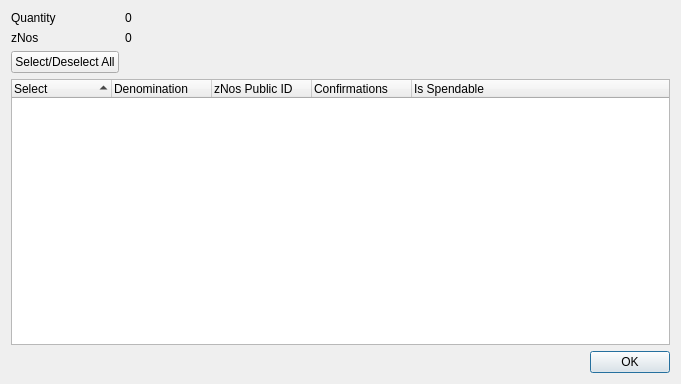
<?xml version="1.0" encoding="UTF-8"?>
<ui version="4.0">
 <class>ZNosControlDialog</class>
 <widget class="QDialog" name="ZNosControlDialog">
  <property name="geometry">
   <rect>
    <x>0</x>
    <y>0</y>
    <width>681</width>
    <height>384</height>
   </rect>
  </property>
  <property name="minimumSize">
   <size>
    <width>681</width>
    <height>384</height>
   </size>
  </property>
  <property name="windowTitle">
   <string>Select zNos to Spend</string>
  </property>
  <layout class="QGridLayout" name="gridLayout">
   <item row="0" column="0">
    <layout class="QFormLayout" name="formLayout">
     <property name="sizeConstraint">
      <enum>QLayout::SetDefaultConstraint</enum>
     </property>
     <item row="0" column="0">
      <widget class="QLabel" name="labelQuantity">
       <property name="text">
        <string>Quantity</string>
       </property>
      </widget>
     </item>
     <item row="0" column="1">
      <widget class="QLabel" name="labelQuantity_int">
       <property name="text">
        <string>0</string>
       </property>
      </widget>
     </item>
     <item row="1" column="0">
      <widget class="QLabel" name="labelZNos">
       <property name="text">
        <string>zNos</string>
       </property>
      </widget>
     </item>
     <item row="1" column="1">
      <widget class="QLabel" name="labelZNos_int">
       <property name="text">
        <string>0</string>
       </property>
      </widget>
     </item>
     <item row="2" column="0">
      <widget class="QPushButton" name="pushButtonAll">
       <property name="text">
        <string>Select/Deselect All</string>
       </property>
      </widget>
     </item>
    </layout>
   </item>
   <item row="1" column="0">
    <layout class="QVBoxLayout" name="verticalLayout">
     <item>
      <widget class="QTreeWidget" name="treeWidget">
       <property name="minimumSize">
        <size>
         <width>0</width>
         <height>250</height>
        </size>
       </property>
       <property name="alternatingRowColors">
        <bool>true</bool>
       </property>
       <property name="sortingEnabled">
        <bool>true</bool>
       </property>
       <property name="columnCount">
        <number>5</number>
       </property>
       <attribute name="headerDefaultSectionSize">
        <number>100</number>
       </attribute>
       <column>
        <property name="text">
         <string notr="true">Select</string>
        </property>
       </column>
       <column>
        <property name="text">
         <string notr="true">Denomination</string>
        </property>
       </column>
       <column>
        <property name="text">
         <string notr="true">zNos Public ID</string>
        </property>
       </column>
       <column>
        <property name="text">
         <string notr="true">Confirmations</string>
        </property>
       </column>
       <column>
        <property name="text">
         <string>Is Spendable</string>
        </property>
       </column>
      </widget>
     </item>
     <item>
      <widget class="QDialogButtonBox" name="buttonBox">
       <property name="orientation">
        <enum>Qt::Horizontal</enum>
       </property>
       <property name="standardButtons">
        <set>QDialogButtonBox::Ok</set>
       </property>
      </widget>
     </item>
    </layout>
   </item>
  </layout>
 </widget>
 <resources/>
 <connections>
  <connection>
   <sender>buttonBox</sender>
   <signal>accepted()</signal>
   <receiver>ZNosControlDialog</receiver>
   <slot>accept()</slot>
   <hints>
    <hint type="sourcelabel">
     <x>248</x>
     <y>254</y>
    </hint>
    <hint type="destinationlabel">
     <x>157</x>
     <y>274</y>
    </hint>
   </hints>
  </connection>
  <connection>
   <sender>buttonBox</sender>
   <signal>rejected()</signal>
   <receiver>ZNosControlDialog</receiver>
   <slot>reject()</slot>
   <hints>
    <hint type="sourcelabel">
     <x>316</x>
     <y>260</y>
    </hint>
    <hint type="destinationlabel">
     <x>286</x>
     <y>274</y>
    </hint>
   </hints>
  </connection>
 </connections>
</ui>
